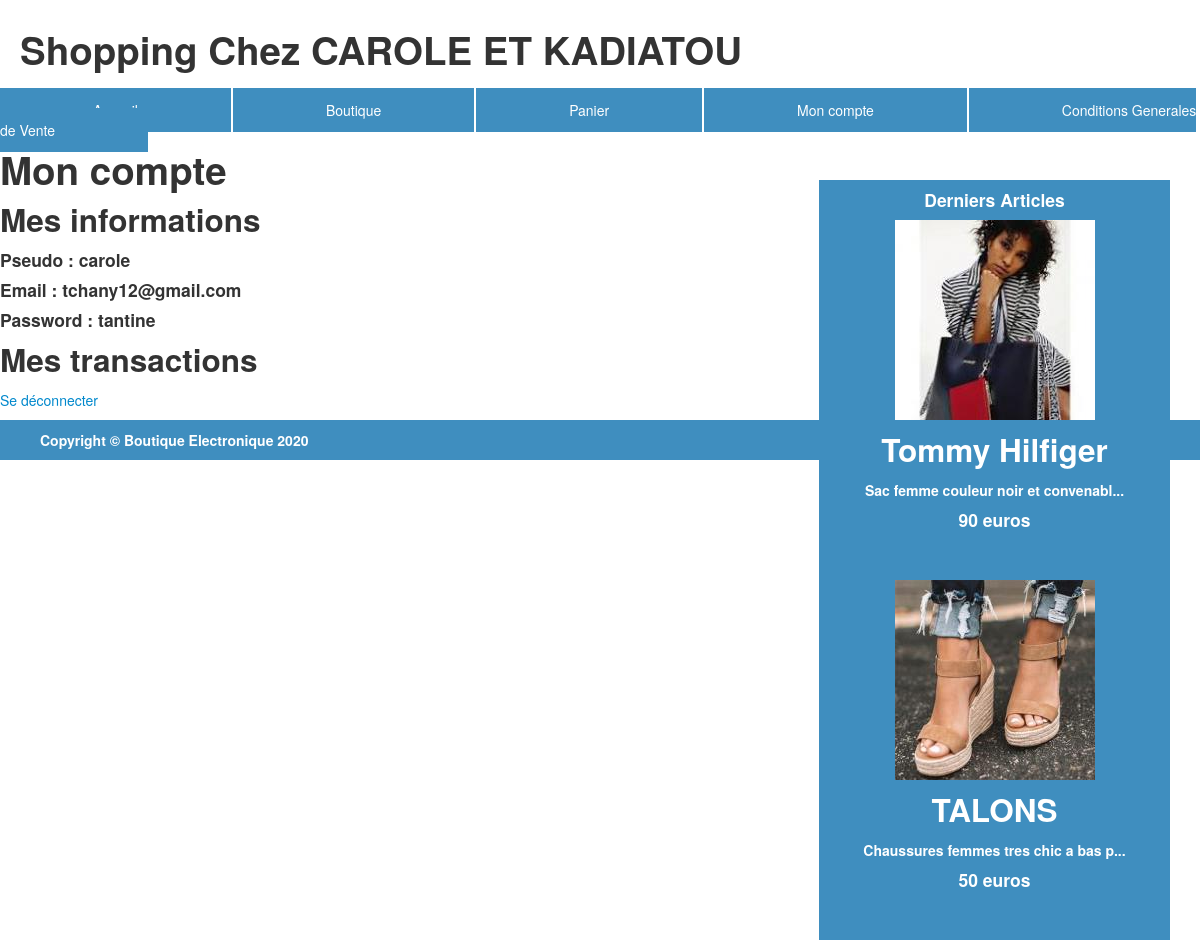
The page /my_account.php (signed in) on the database its author committed.
### tables this page shows
CREATE TABLE IF NOT EXISTS `products` (
  `ID` int(11) NOT NULL AUTO_INCREMENT,
  `title` varchar(255) NOT NULL,
  `slug` varchar(255) NOT NULL,
  `description` varchar(255) NOT NULL,
  `price` text NOT NULL,
  `category` varchar(255) NOT NULL,
  `weight` varchar(255) NOT NULL,
  `shipping` varchar(255) NOT NULL,
  `tva` varchar(255) NOT NULL,
  `final_price` varchar(255) NOT NULL,
  `stock` varchar(255) NOT NULL,
  PRIMARY KEY (`ID`)
);

CREATE TABLE IF NOT EXISTS `users` (
  `id` int(11) NOT NULL AUTO_INCREMENT,
  `username` varchar(255) NOT NULL,
  `email` varchar(255) NOT NULL,
  `password` varchar(255) NOT NULL,
  PRIMARY KEY (`id`),
  UNIQUE KEY `id` (`id`)
);

### my_account.php (the view, shortened to what this page needs)
<?php
require_once('includes/header.php');
require_once('includes/sidebar.php');
?>
<h1>Mon compte</h1>
<h2>Mes informations</h2>
<?php
$user_id = $_SESSION['user_id'];
$select = $db->query("SELECT * FROM users WHERE id = '$user_id'");
while($s = $select->fetch(PDO::FETCH_OBJ)){
	?>
	<h4>Pseudo : <?php echo $s->username; ?></h4>
	<h4>Email : <?php echo $s->email; ?></h4>
	<h4>Password : <?php echo $s->password; ?></h4>
	<?php
}
?>
<h2>Mes transactions</h2>
<a href="disconnect.php">Se déconnecter</a>
<?php
require_once('includes/footer.php');
?>

### includes/sidebar.php
<div class="sidebar">
<h4>Derniers Articles</h4>
<?php
	$select = $db->prepare("SELECT * FROM products ORDER BY id DESC LIMIT 0,2");
	$select->execute();
	while($s=$select->fetch(PDO::FETCH_OBJ)){
		$lenght=35;
		$description = $s->description;
		$new_description=substr($description,0,$lenght)."...";
		$description_finale=wordwrap($new_description,50,'<br />', false);
		?>
		<div style="text-align:center;">
		<a style="color:white;" href="boutique.php?show=<?= $s->slug; ?>"><img height="80" width="200" src="imgs/<?php echo $s->slug; ?>.jpg"/>
		<h2 style="color:white;"><?php echo $s->title;?></a></h2>
		<h5 style="color:white;"><?php echo $description_finale; ?></h5>
		<h4 style="color:white"><?php echo $s->price; ?> euros</h4></div>
		<br/><br/>
		<?php
	}
?>
</div>

### rows shown on the page
products: slug (picture), title "Tommy Hilfiger", description "Sac femme couleur noir et convenabl...", price "90"
products: slug (picture), title "TALONS", description "Chaussures femmes tres chic a bas p...", price "50"
users: username "carole", email "tchany12@gmail.com", password "tantine"
